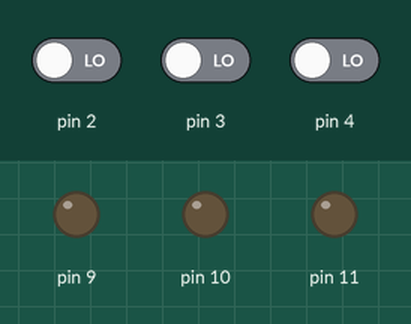
This sketch was run on a simulated Arduino Uno, built with avr-gcc and run on an emulated ATmega328P. Shown: output pins drawn as LEDs (lit = HIGH). The inputs (shaded band) are chosen by the test bench; at power-on: pin 2 LOW, pin 3 LOW, pin 4 LOW.

Above: at 1.2 s.
1.3 s: pin 2 driven HIGH
At 2.05 s:
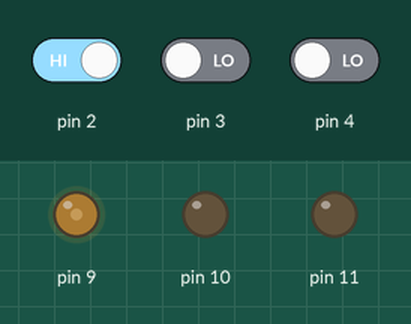
4.3 s: pin 3 driven HIGH
7.3 s: pin 4 driven HIGH
10.3 s: pin 2 driven LOW
At 10.49 s:
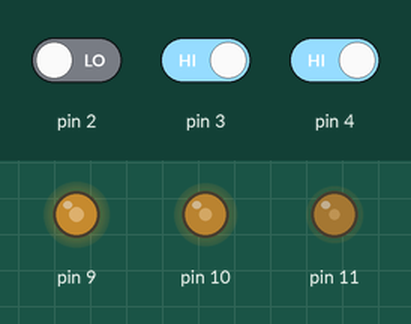
13.3 s: pin 3 driven LOW
At 13.8 s:
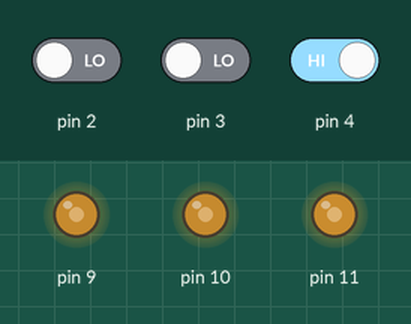
16.3 s: pin 2 driven HIGH
At 16.82 s:
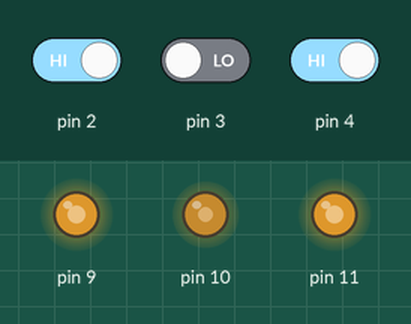
Timing chart, 0 to 42.6 s (numbered marks = the images above; inputs shaded):
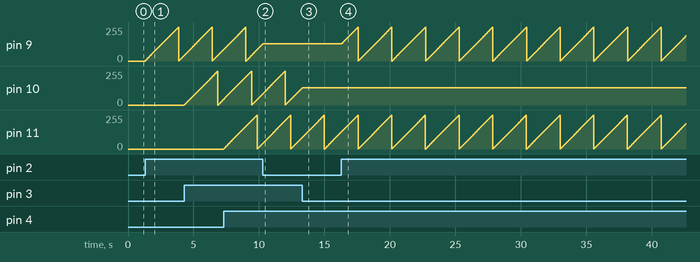

Measured:
- after the input at 10.3 s, pin 9: stays 128/255 (without the input it goes to 129/255 after 0.00 s)
- after the input at 13.3 s, pin 10: stays 128/255 (without the input it goes to 129/255 after 0.01 s)
- after the input at 16.3 s, pin 9: ramps from 0/255 to 255/255 and jumps back, once every 2.6 s
- by itself, pin 11: ramps from 0/255 to 255/255 and jumps back, once every 2.6 s

The sketch:

3ColorLED.ino
```cpp
int r = 0;
int g = 0;
int b = 0;

void setup() {
  pinMode(4, INPUT);
  pinMode(3, INPUT);
  pinMode(2, INPUT);
}

void loop() {
  // put your main code here, to run repeatedly:
  if (digitalRead(4) == HIGH) {
    ++r;
    if (r > 255) {
      r = 0;
    }
  }
  if (digitalRead(2) == HIGH) {
    ++b;
    if (b > 255) {
      b = 0;
    }

  }
  if (digitalRead(3) == HIGH) {
    ++g;
    if (g > 255) {
      g = 0;
    }
  }
  analogWrite(11, r);
  analogWrite(10, g);
  analogWrite(9, b);

  delay(10);

}
```
